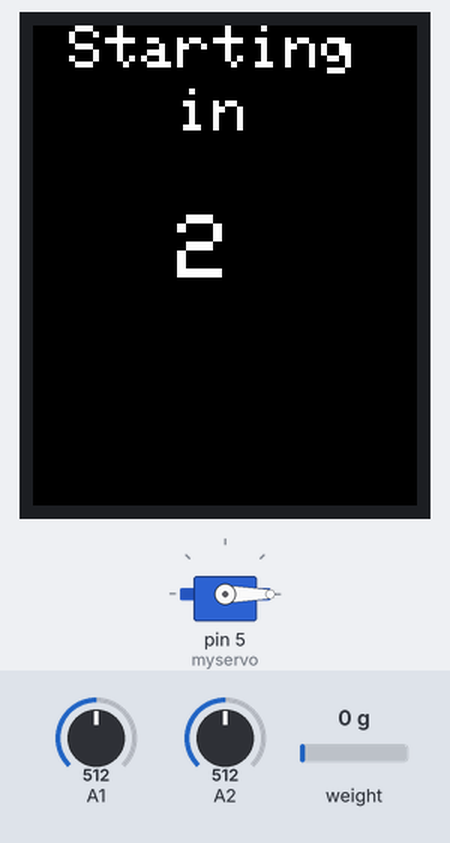
A sketch run on a simulated Arduino Uno, built for the host (arithmetic inside an expression is 32-bit, double 64-bit). Parts: servo, 128×160 colour display. The test bench sets the inputs (shaded band); at power-on: A1 = 512, weight on the scale 0 g, A2 = 512. Storage starts empty.

Above: at 2.4 s.
2.5 s: A1 set to 0
At 5.25 s:
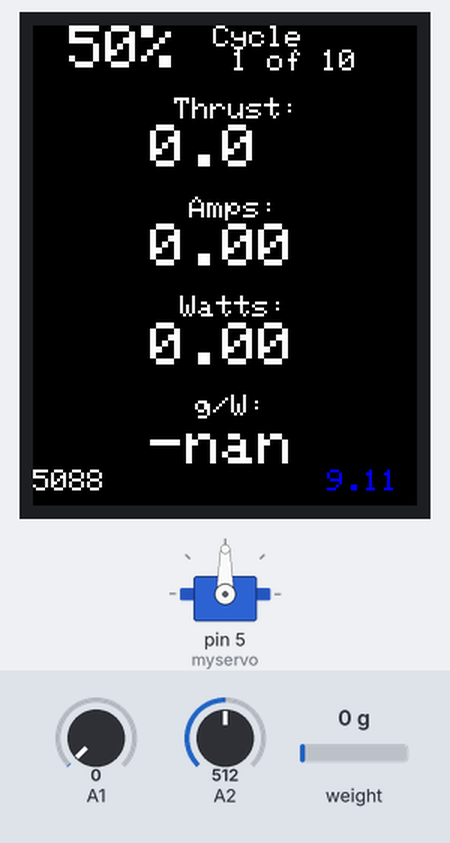
5.5 s: weight on the scale set to 100 g
At 8.3 s:
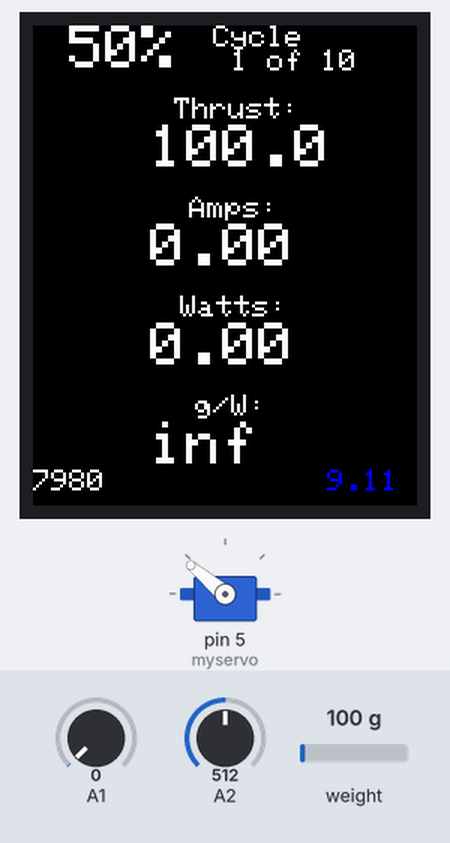
8.5 s: A2 set to 716
At 8.95 s:
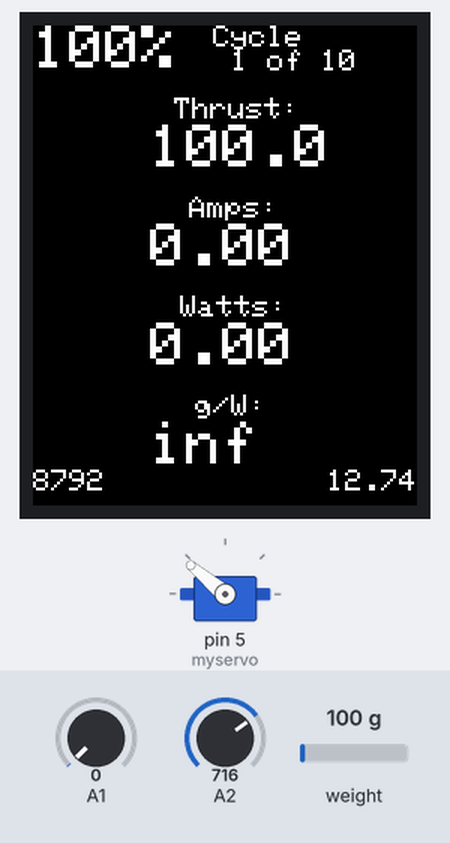
10.2 s: weight on the scale set to 1250 g
At 12.0 s:
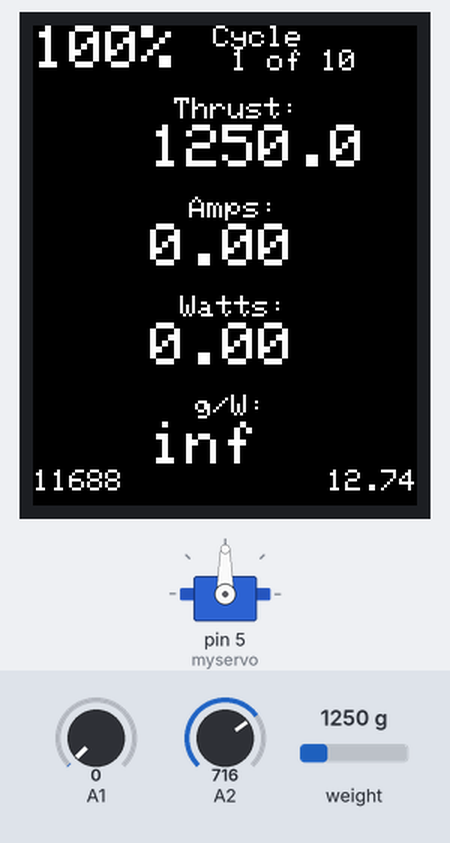
12.2 s: A1 set to 20
At 12.66 s:
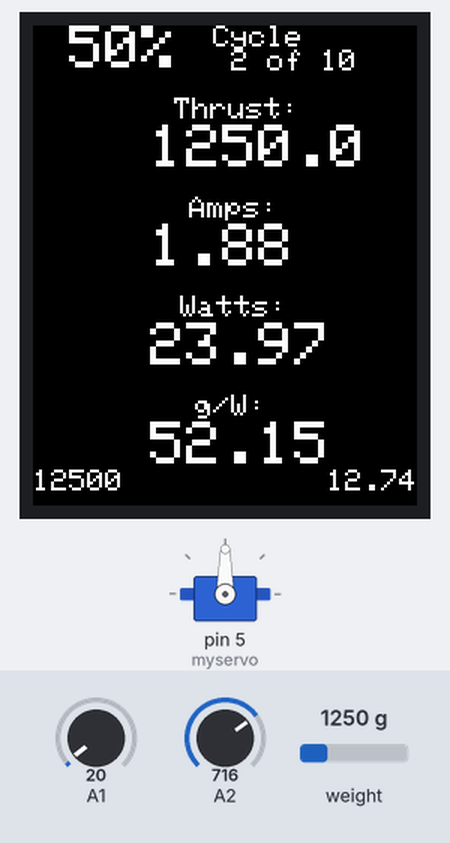
14.0 s: A2 set to 900
At 16.0 s:
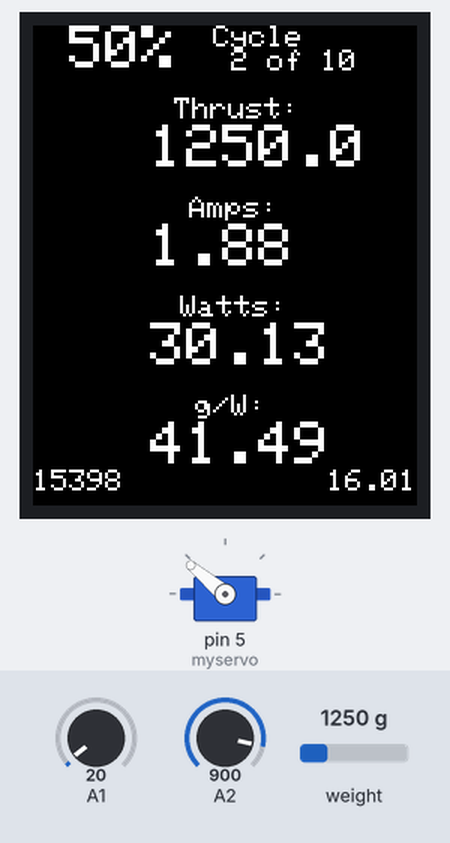
Timing chart, 0 to 16.9 s (numbered marks = the images above; inputs shaded):
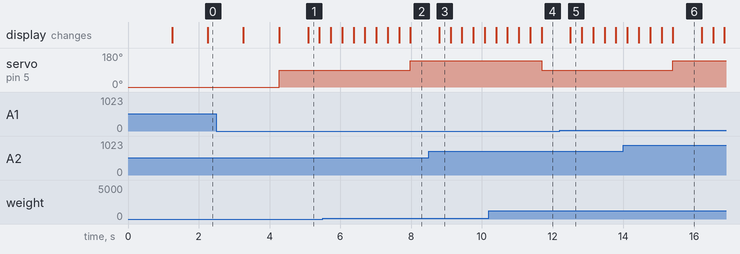

Measured:
- after the input at 2.5 s, the display: first differs from a run without the input after 2.6 s (image 1)
- after the input at 5.5 s, the display: first changes after 0.23 s (image 2 shows a later state)
- what the display in image 6 shows lasts 0.8 s, from 15.4 s to 16.2 s

The sketch:

ThrustAndPower.ino
```cpp
// LCD headers
#include <SPI.h>
#include <Adafruit_GFX.h>
#include <Adafruit_ST7735.h> // Hardware-specific library

// Load Cell Amp headers
#include "HX711.h"

// SD Card headers
#include <SdFat.h>
SdFat SD;          // SdFat to SD mapping object

// Servo Headers
#include <Servo.h>

// Initialize the TFT device
#define TFT_CS     10
#define TFT_RST    9
#define TFT_DC     8
Adafruit_ST7735 tft = Adafruit_ST7735(TFT_CS,  TFT_DC, TFT_RST);

// Initialize the HX711 scale on Pins 2 (CLK) and 3 (DAT)
HX711 scale(3, 2); // parameter "gain" is ommited; the default value 128 is used by the library

Servo myservo;
char tmp[5];       // string storage
int pos = 0;       // variable to store the servo position

void setup() {
	myservo.attach(5);  // attaches the servo on pin 9 to the servo object
	myservo.write(0); // stop the servo.  First thing.
	// initialize the 1.8" TFT LCD
	tft.initR(INITR_18BLACKTAB);
	// and fill it with black pixels
	tft.fillScreen(ST7735_BLACK);

	tft.setTextWrap(true);
	tft.setCursor(0, 0);
	tft.setTextColor(ST7735_WHITE, ST7735_BLACK);
	tft.setTextSize(1);

	tft.println("display OK");

	// SD init
	// make sure that the default chip select pin is set to
	// output, even if you don't use it:
	pinMode(10, OUTPUT);

	// see if the card is present and can be initialized:
	while(!SD.begin(7)) {
		tft.setCursor(0,0);
		tft.println("Please insert card");
		delay(100);
	}

	// wipe out the old data while we're at it.
	if(SD.exists("output.txt")) {
		SD.remove("output.txt");
		tft.println("deleted output.txt");
	}
	// I just deleted it, so lay down the headers again.
	FileHeader();
 float scale_setting=459.f;
	// Check the HX711 demo code for more information on the difference between scale.read, scale.read_average, scale.get_value and scale.get_units.
	// scale.read() = raw ADC from HX711
	// scale.read_average(x) = average of (x) readings of HX711 ADC
	// scale.get_value(x) = Average of x readings from ADC minus tare weight.
	// scale.get_units(x) = average of x readings from ADS minus tare weight divided by scale.set_scale() value
	tft.print("scale at ");
	tft.println(scale_setting);
	//	scale.set_scale(2280.f);                      // this value is obtained by calibrating the scale with known weights; see the README for details
// target: 617g
//	scale.set_scale(411.f); // HI  673g
//	scale.set_scale(452.f); // HI  645.93
	scale.set_scale(scale_setting); // closer, maybe? 460 was consistently slightly low.
//	scale.set_scale(460.f); // Close enough - 610-616, depending on how you tap the scale.  The load cell is "sticky" on that damn thing due to the paint.
//	scale.set_scale(462.f); // LOW 606g
//	scale.set_scale(472.f); // LOW 592.56
	tft.println("tare");
	scale.tare();				        // reset the scale to 0

	tft.fillScreen(ST7735_BLACK);
}

void loop() {
	// ----------------------------------------
	// Countdown from 3 for safety, so people aren't close to the device when it kicks in.
	Countdown(3);

	// ----------------------------------------
	// Test that motor!
	Testing(10);
	ServoSafe(); // Stop the ESC so I'm not trying to unplug it while it's thrashing off the desk.

	tft.setTextSize(2);
	tft.setCursor(0,0);
	tft.print("  0%");
	tft.setCursor(60,0); // overwrite the cycle count.
	tft.println("Done.");

	while( true ); // halt.  do nothing.  stop.

/* Load cell calibration:
	tft.setCursor(0,0);
	tft.println(scale.get_values(10));
*/

}

void Countdown(int times) {
	tft.fillScreen(ST7735_BLACK);
	tft.setTextSize(2);
	tft.setCursor(12,0);
	tft.print("Starting");
	tft.setCursor(48,21);
	tft.print("in");
	tft.setTextSize(3);
	for(int x = times; x>0; x--) {
		tft.setCursor(48,63);
		tft.print(x);
		delay(1000);
	}
	tft.fillScreen(ST7735_BLACK);
}
// -------------------------------------
// A subroutine for testing the motor and prop.
void Testing(int cycles) {
	CycleDisplayLayout(cycles);
	for(int x = 1; x<=cycles; x++) {
		Cycle( 90,  50, 3000,x,cycles);
		Cycle(140, 100, 3000,x,cycles);
//		Cycle(  0,   0, 1000,x,cycles); // stopping the motor seems to make for worse results for the other samples.
	}
}

// -------------------------------------
// Make sure the servo is safe.
void ServoSafe() {
	myservo.write(0);
}

// -------------------------------------
// Lay down a header to the file
void FileHeader() {
	tft.println("header");
	File dataOut = SD.open("output.txt", FILE_WRITE);
	if(dataOut) {
		dataOut.print("speed");
		dataOut.print(",");
		dataOut.print("avgread");
		dataOut.print(",");
		dataOut.print("amp");
		dataOut.print(",");
		dataOut.print("watt");
		dataOut.print(",");
		dataOut.print("gpw");
		dataOut.print(",");
		dataOut.println("vcc");
		dataOut.flush();
		dataOut.close();
	}
	else {
		tft.print("error opening output.txt");
	}
}

// -------------------------------------
// Perform a particular speed and time section of the cycle
void Cycle(int speed, int pct, long time, int cycle, int cycles) {
	myservo.write(speed);
	delay(500);

	unsigned long curtime = millis();

	// Run the cycle for as long as provided
	while(millis() < curtime+time) {
		// read thrust at 100%
		float avgread = scale.get_units(3);
		// read vcc - A0 is a 90v divider, A2 is ~17.79V
		float rawvcc = (analogRead(A2));
		float vcc = (rawvcc*17.79)/1000;
		// read amperage
		float rawamp = (analogRead(A1));
		float amp = (rawamp*94.0819)/1000; // technically it's 90/1024 (90A sensor, 10 bits of precision), but this matches the powermeter better.
		// calculate watts and grams per watts
		float watt = vcc*amp;
		float gpw = avgread/watt;

		if(millis() > curtime + 500) { // don't log the first half second's data
			File dataOut = SD.open("output.txt", FILE_WRITE);
			if(dataOut) {
				dataOut.print(pct);
				dataOut.print(",");
				dataOut.print(avgread);
				dataOut.print(",");
				dataOut.print(amp);
				dataOut.print(",");
				dataOut.print(watt);
				dataOut.print(",");
				dataOut.print(gpw);
				dataOut.print(",");
				dataOut.println(vcc);
				dataOut.flush();
			}
			else {
				tft.print("error opening output.txt");
			}
			dataOut.flush();
			dataOut.close();
		}
		// ------------------------------------------------------------
		// LCD display bits below.

		tft.setTextColor(ST7735_WHITE, ST7735_BLACK);

		// Servo Speed
		tft.setCursor(0,0); tft.setTextSize(2);
		tft.print(dtostrf(pct,3,0,tmp)); tft.println("%");

		// cycle count
		tft.setCursor(60,8); tft.setTextSize(1);
		tft.print(dtostrf(cycle,2,0,tmp));

		// Thrust
		tft.setCursor( ( (128/2) - ( (5*10) / 2 ) ),33);
		tft.setTextSize(2);
		tft.print(dtostrf(avgread,-5,1,tmp));

		// Amps
		tft.setCursor(((128/2)-((5*10)/2)),66);
		tft.print(dtostrf(amp,-5,2,tmp));
		/* -- only display raw values in testing only, comment in production
		tft.setCursor(0,66);
		tft.setTextSize(1);
		tft.print(rawamp);
		tft.setTextSize(2);
		*/

		// Watts
		tft.setCursor(((128/2)-((5*10)/2)),99);
		tft.print(dtostrf(watt,-5,2,tmp));
		/* -- only display raw values in testing only, comment in production
		tft.setCursor(0,99);
		tft.setTextSize(1);
		tft.print(rawvcc);
		tft.setTextSize(2);
		*/

		// g/W
		tft.setCursor(((128/2)-((5*10)/2)),132);
		tft.print(dtostrf(gpw,-5,2,tmp));

		//time
		tft.setCursor(0,148);
		tft.setTextSize(1);
		tft.print(millis());

		// vcc in the lower corner
		tft.setCursor(98,148);
		if(vcc < 10.6) {
			// why blue?  because red is blue.  I suspect I have a RGB/BGR
			tft.setTextColor(ST7735_BLUE, ST7735_BLACK);
		}
		else {
			tft.setTextColor(ST7735_WHITE, ST7735_BLACK);
		}
		tft.print(vcc);
		tft.setTextColor(ST7735_WHITE, ST7735_BLACK);

	}
}

// -------------------------------------
// Set up initial layout for the display
void CycleDisplayLayout(int cycles) {
	// cycle count
	tft.setCursor(60,0);
	tft.setTextSize(1);
	tft.print("Cycle");

	tft.setCursor(78,8);
	tft.print("of");

	tft.setCursor (96,8);
	tft.print(cycles);

	// Thrust
	tft.setCursor(((128/2)-((7*5)/2)),24); // screen_width/2 - charactercount*charwidth/2 = center-ish.
	tft.print("Thrust:");

	// Amps
	tft.setCursor(((128/2)-((5*5)/2)),57);
	tft.print("Amps:");

	// Volts
	tft.setCursor(((128/2)-((6*5)/2)),90);
	tft.print("Watts:");

	// Volts
	tft.setCursor(((128/2)-((4*5)/2)),123);
	tft.print("g/W:");
}
```
